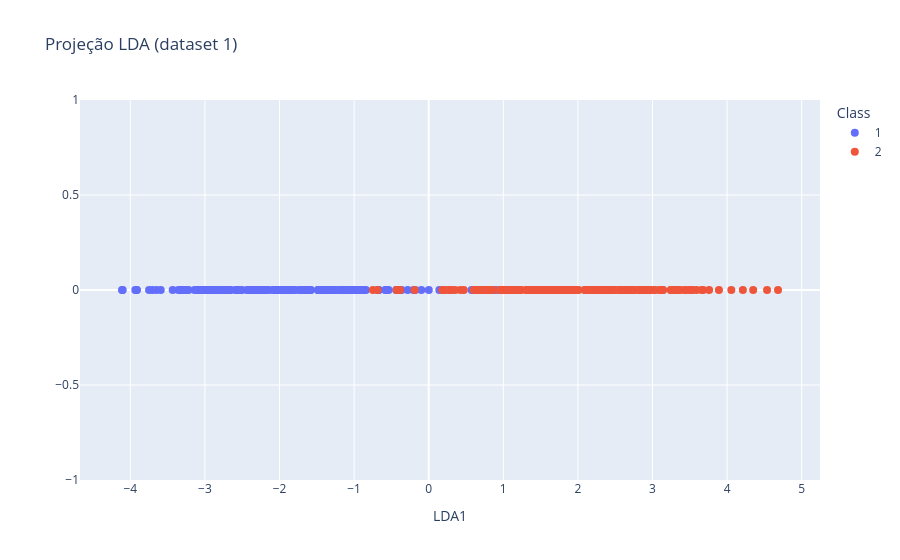

Write notebook code for a chart like this one.
### Markdown cell above
# EX 3 (SLIDE 24 DA AULA 4)

### Code cell
from sklearn.discriminant_analysis import LinearDiscriminantAnalysis

# Dados normalizados do dataset 1 e respetivas classes
X_LDA = X1_normed
y_LDA = y1

# LDA supervisionado: com 2 classes, o máximo é n_classes - 1 = 1 componente
lda = LinearDiscriminantAnalysis(n_components=1)
transformed = lda.fit_transform(X_LDA, y_LDA)   # shape (400, 1)
print(np.shape(transformed))

# Gráfico das amostras projetadas na componente LDA1
# O eixo y é fixo em 0, porque a projeção é unidimensional
fig = px.scatter(x=transformed[:, 0], y=np.zeros(transformed.shape[0]),
                 color=y_LDA.astype(str),
                 labels=dict(x="LDA1", y="", color="Class"),
                 title="Projeção LDA (dataset 1)")
fig.update_traces(marker_size=8)
fig.show()

### Figure 1 — Plotly figure (JSON) as saved in the notebook; plotly's stock layout.template omitted (floating-point values rounded to 4 significant figures; data arrays with more than 128 entries replaced by an {"elided": "..."} marker saying what was removed)
{"data": [{"hovertemplate": "Class=1<br>LDA1=%{x}<br>=%{y}<extra></extra>", "legendgroup": "1", "marker": {"color": "#636efa", "size": 8, "symbol": "circle"}, "mode": "markers", "name": "1", "orientation": "v", "showlegend": true, "type": "scatter", "x": {"elided": "200 float values"}, "xaxis": "x", "y": {"elided": "200 int values"}, "yaxis": "y"}, {"hovertemplate": "Class=2<br>LDA1=%{x}<br>=%{y}<extra></extra>", "legendgroup": "2", "marker": {"color": "#EF553B", "size": 8, "symbol": "circle"}, "mode": "markers", "name": "2", "orientation": "v", "showlegend": true, "type": "scatter", "x": {"elided": "200 float values"}, "xaxis": "x", "y": {"elided": "200 int values"}, "yaxis": "y"}], "layout": {"legend": {"title": {"text": "Class"}, "tracegroupgap": 0}, "title": {"text": "Projeção LDA (dataset 1)"}, "xaxis": {"anchor": "y", "domain": [0, 1], "title": {"text": "LDA1"}}, "yaxis": {"anchor": "x", "domain": [0, 1], "title": {"text": ""}}}}
